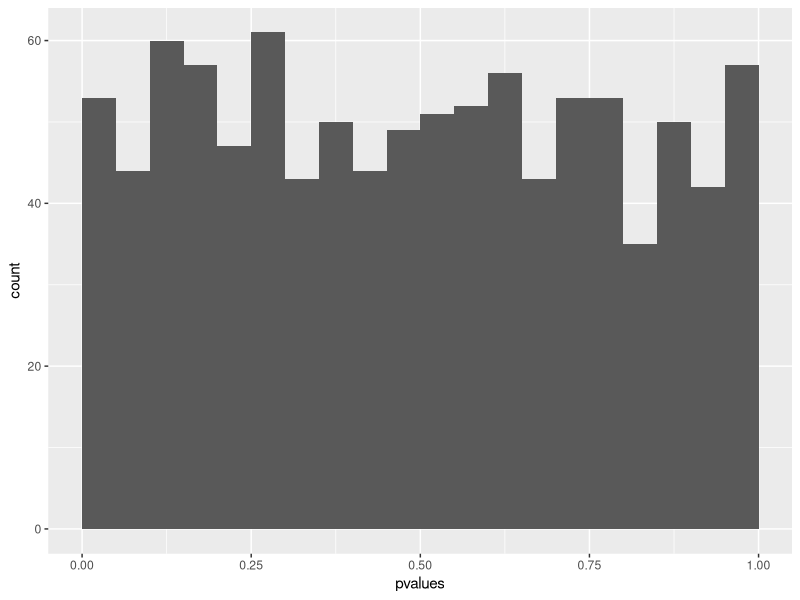
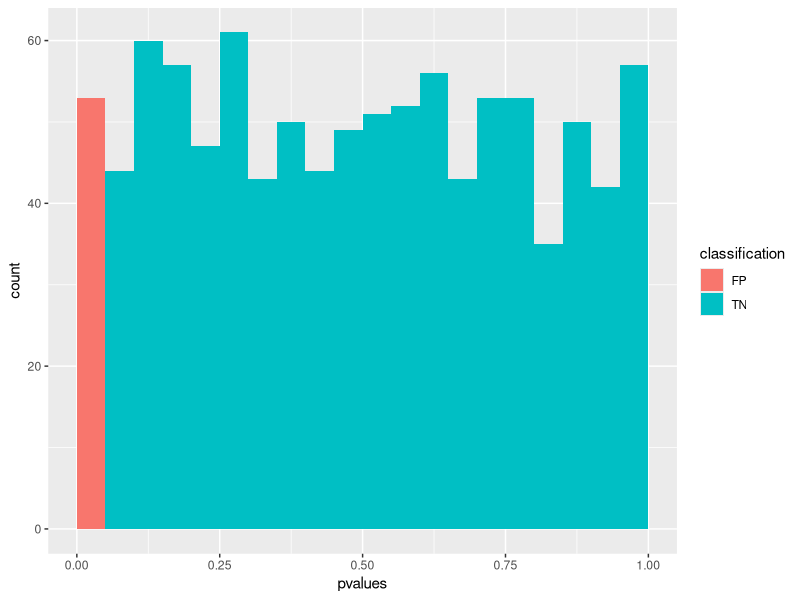
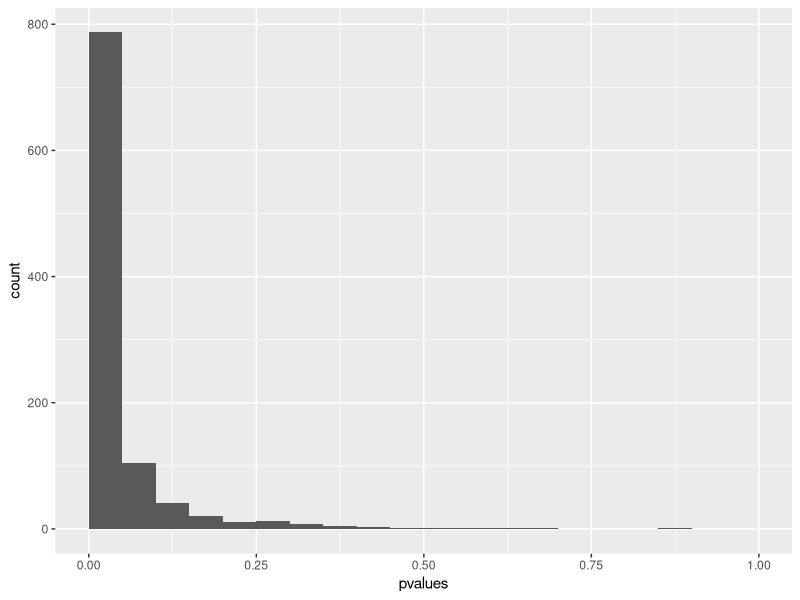
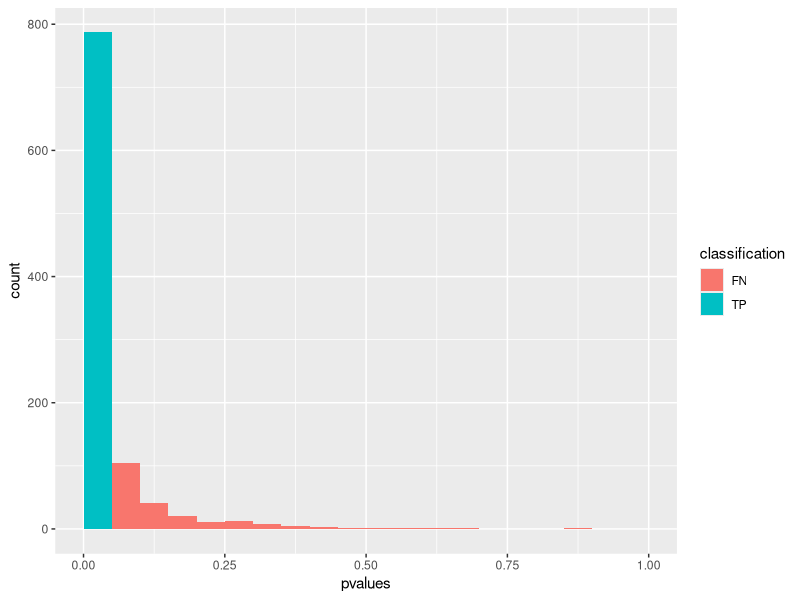

R code for these plots, in order:
library(ggplot2)

n_genes <- 1000

data_same_distr <- data.frame("pvalues" = rep(NA, n_genes))
head(data_same_distr)

for (i in 1:nrow(data_same_distr)) {
  sample1 <- rnorm(n = 5,
                   mean = 1)
  sample2 <- rnorm(n = 5,
                   mean = 1)
  data_same_distr$pvalues[i] <- t.test(sample1, sample2)$p.value
}

head(data_same_distr)

ggplot(data = data_same_distr,
       mapping = aes(x = pvalues)) +
  geom_histogram(breaks = seq(from = 0,
                              to = 1,
                              by = 0.05))

data_same_distr$classification <- NA
data_same_distr$classification[data_same_distr$pvalues < 0.05] <- "FP"
data_same_distr$classification[data_same_distr$pvalues >= 0.05] <- "TN"

ggplot(data = data_same_distr,
       mapping = aes(x = pvalues,
                     fill = classification)) +
  geom_histogram(breaks = seq(from = 0,
                              to = 1,
                              by = 0.05))


###

n_genes <- 1000

data_diff_distr <- data.frame("pvalues" = rep(NA, n_genes))
head(data_diff_distr)

for (i in 1:nrow(data_diff_distr)) {
  sample1 <- rnorm(n = 5,
                   mean = 1)
  sample2 <- rnorm(n = 5,
                   mean = 3)
  data_diff_distr$pvalues[i] <- t.test(sample1, sample2)$p.value
}

head(data_diff_distr)

ggplot(data = data_diff_distr,
       mapping = aes(x = pvalues)) +
  geom_histogram(breaks = seq(from = 0,
                              to = 1,
                              by = 0.05))

data_diff_distr$classification <- NA
data_diff_distr$classification[data_diff_distr$pvalues < 0.05] <- "TP"
data_diff_distr$classification[data_diff_distr$pvalues >= 0.05] <- "FN"

ggplot(data = data_diff_distr,
       mapping = aes(x = pvalues,
                     fill = classification)) +
  geom_histogram(breaks = seq(from = 0,
                              to = 1,
                              by = 0.05))
